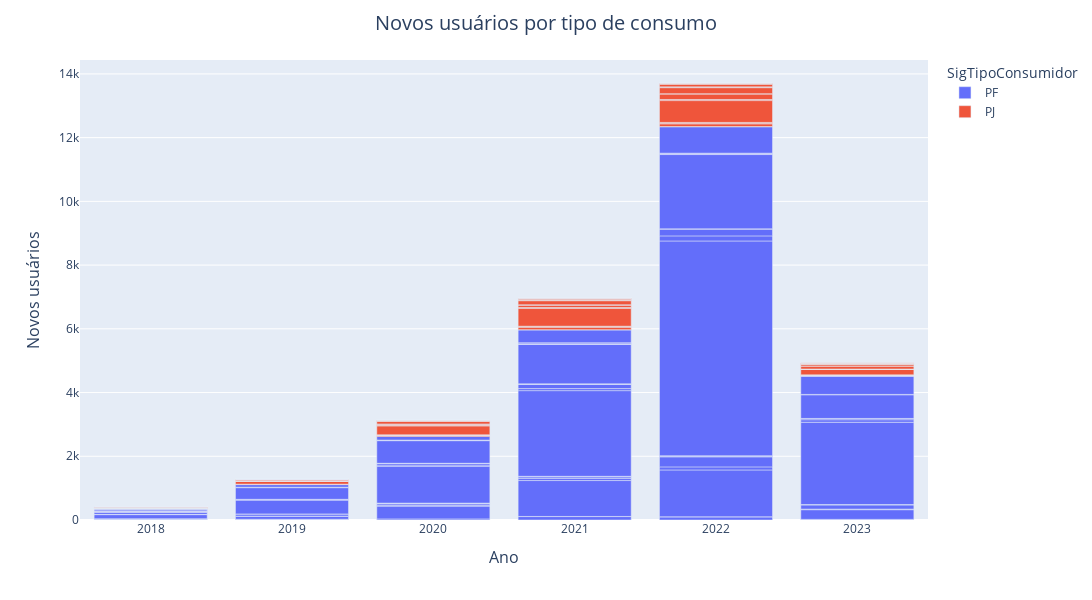
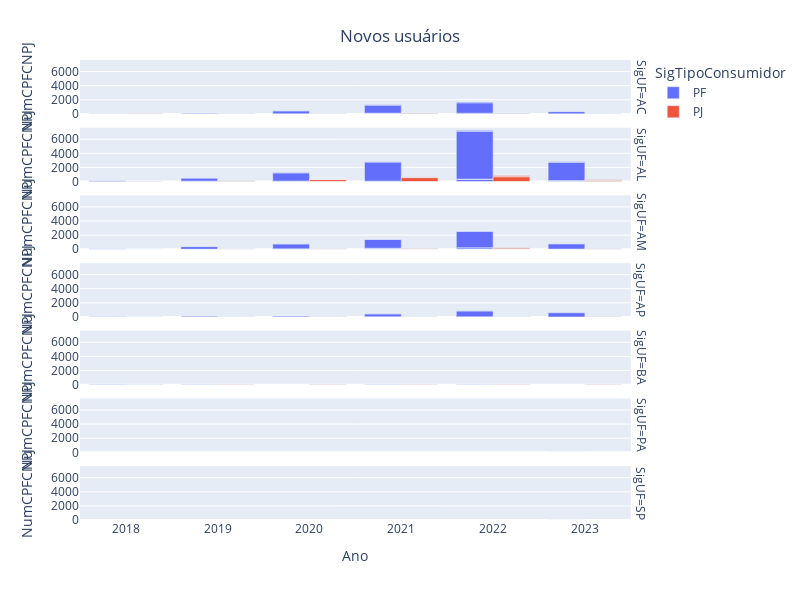

Notebook cell for these charts, in order:
### Markdown cell above
- SigTipoConsumigor (pf/pj) e SigUF(uf)
        - DscClasseConsumo (resid/comercial/industrial) e SigUF(uf)

### Code cell
# agrupa os dados
counts = df_clean.groupby(['Ano', 'SigUF','SigTipoConsumidor', 'DscClasseConsumo']).agg({'NumCPFCNPJ': 'nunique'}).reset_index()
# ERRADO - tx_anual_tipo = counts.groupby(['NumCPFCNPJ', 'SigTipoConsumidor'])['Ano'].apply(lambda x: x.pct_change().mean())
# ERRADO - tx_anual_classe = counts.groupby(['NumCPFCNPJ', 'DscClasseConsumo'])['Ano'].apply(lambda x: x.pct_change().mean())


# seria bom adicionar uma linha com a taxa de crescimento anual por Tipo de Consumidor
def grafico_novos_usuarios_tipo(counts):
    counts_filtered = counts.query('Ano >= 2018')
    fig_novos_tipo = px.bar(counts_filtered, x="Ano", y="NumCPFCNPJ", color='SigTipoConsumidor')
    fig_novos_tipo.update_layout(
        width=1200,
        height=600,
        xaxis_title='Ano',
        xaxis_title_font_size=16,
        yaxis_title='Novos usuários',
        yaxis_title_font_size=16,
        title='Novos usuários por tipo de consumo',
        title_font_size=20,
        title_x=.5
    )
    fig_novos_tipo.show()
grafico_novos_usuarios_tipo(counts)
#grafico_novos_usuarios_tipo(counts)


# Tornar a o eixo y variável pelo max de cada UF
def grafico_novos_usuarios_tipo_UF(counts):
    counts_filtered = counts.query('Ano >= 2018')
    fig_novos_tipo_uf = px.bar(counts_filtered, x="Ano", y="NumCPFCNPJ", color='SigTipoConsumidor',barmode="group", facet_row="SigUF")
    fig_novos_tipo_uf.update_layout(
        width=800,
        height=600,
        title={
        'text': "Novos usuários",
        'y':0.95,
        'x':0.5,
        'xanchor': 'center',
        'yanchor': 'top'}
        )

    fig_novos_tipo_uf.show()
grafico_novos_usuarios_tipo_UF(counts)

### Figure 1 — Plotly figure (JSON) as saved in the notebook; plotly's stock layout.template omitted (floating-point values rounded to 4 significant figures)
{"data": [{"alignmentgroup": "True", "hovertemplate": "SigTipoConsumidor=PF<br>Ano=%{x}<br>NumCPFCNPJ=%{y}<extra></extra>", "legendgroup": "PF", "marker": {"color": "#636efa", "pattern": {"shape": ""}}, "name": "PF", "offsetgroup": "PF", "orientation": "v", "showlegend": true, "textposition": "auto", "type": "bar", "x": [2018, 2018, 2018, 2018, 2018, 2018, 2018, 2018, 2018, 2018, 2018, 2018, 2018, 2018, 2018, 2018, 2019, 2019, 2019, 2019, 2019, 2019, 2019, 2019, 2019, 2019, 2019, 2019, 2019, 2019, 2020, 2020, 2020, 2020, 2020, 2020, 2020, 2020, 2020, 2020, 2020, 2020, 2020, 2020, 2020, 2021, 2021, 2021, 2021, 2021, 2021, 2021, 2021, 2021, 2021, 2021, 2021, 2021, 2021, 2021, 2021, 2021, 2021, 2021, 2021, 2022, 2022, 2022, 2022, 2022, 2022, 2022, 2022, 2022, 2022, 2022, 2022, 2022, 2022, 2022, 2022, 2022, 2022, 2023, 2023, 2023, 2023, 2023, 2023, 2023, 2023, 2023, 2023, 2023, 2023, 2023, 2023, 2023, 2023, 2023, 2023], "xaxis": "x", "y": [3, 1, 22, 12, 1, 131, 1, 5, 1, 68, 1, 33, 7, 1, 55, 4, 22, 1, 92, 6, 68, 3, 434, 10, 13, 367, 3, 10, 82, 3, 35, 401, 16, 57, 5, 16, 1156, 38, 53, 1, 2, 711, 3, 15, 113, 108, 1, 2, 1127, 63, 57, 1, 12, 2689, 64, 138, 9, 2, 1239, 12, 37, 1, 410, 1, 1, 101, 1, 1469, 96, 316, 21, 12, 6741, 160, 214, 6, 2332, 13, 27, 4, 832, 1, 2, 20, 304, 18, 134, 7, 2, 2583, 79, 37, 2, 1, 743, 9, 1, 1, 579, 2, 1], "yaxis": "y"}, {"alignmentgroup": "True", "hovertemplate": "SigTipoConsumidor=PJ<br>Ano=%{x}<br>NumCPFCNPJ=%{y}<extra></extra>", "legendgroup": "PJ", "marker": {"color": "#EF553B", "pattern": {"shape": ""}}, "name": "PJ", "offsetgroup": "PJ", "orientation": "v", "showlegend": true, "textposition": "auto", "type": "bar", "x": [2018, 2018, 2018, 2018, 2018, 2018, 2018, 2018, 2018, 2018, 2018, 2018, 2019, 2019, 2019, 2019, 2019, 2019, 2019, 2019, 2019, 2019, 2019, 2019, 2019, 2019, 2019, 2019, 2019, 2020, 2020, 2020, 2020, 2020, 2020, 2020, 2020, 2020, 2020, 2020, 2020, 2020, 2020, 2020, 2020, 2020, 2020, 2020, 2021, 2021, 2021, 2021, 2021, 2021, 2021, 2021, 2021, 2021, 2021, 2021, 2021, 2021, 2021, 2021, 2021, 2021, 2021, 2021, 2021, 2022, 2022, 2022, 2022, 2022, 2022, 2022, 2022, 2022, 2022, 2022, 2022, 2022, 2022, 2022, 2022, 2022, 2022, 2022, 2022, 2023, 2023, 2023, 2023, 2023, 2023, 2023, 2023, 2023, 2023, 2023, 2023, 2023, 2023, 2023, 2023], "xaxis": "x", "y": [5, 23, 3, 2, 5, 1, 1, 2, 13, 3, 5, 2, 9, 1, 1, 86, 7, 2, 5, 2, 33, 3, 1, 8, 11, 2, 2, 1, 1, 38, 3, 9, 1, 1, 280, 13, 7, 33, 7, 78, 9, 2, 20, 1, 13, 2, 2, 1, 85, 4, 2, 16, 1, 558, 23, 6, 80, 4, 2, 128, 11, 3, 38, 2, 22, 2, 2, 2, 2, 88, 5, 4, 30, 3, 685, 33, 2, 171, 11, 189, 21, 4, 74, 2, 35, 1, 1, 7, 1, 24, 1, 6, 2, 173, 8, 2, 91, 7, 47, 5, 18, 1, 17, 8, 1], "yaxis": "y"}], "layout": {"barmode": "relative", "height": 600, "legend": {"title": {"text": "SigTipoConsumidor"}, "tracegroupgap": 0}, "margin": {"t": 60}, "title": {"font": {"size": 20}, "text": "Novos usuários por tipo de consumo", "x": 0.5}, "width": 1200, "xaxis": {"anchor": "y", "domain": [0, 1], "title": {"font": {"size": 16}, "text": "Ano"}}, "yaxis": {"anchor": "x", "domain": [0, 1], "title": {"font": {"size": 16}, "text": "Novos usuários"}}}}

### Figure 2 — Plotly figure (JSON) as saved in the notebook; plotly's stock layout.template omitted (floating-point values rounded to 4 significant figures)
{"data": [{"alignmentgroup": "True", "hovertemplate": "SigTipoConsumidor=PF<br>SigUF=AC<br>Ano=%{x}<br>NumCPFCNPJ=%{y}<extra></extra>", "legendgroup": "PF", "marker": {"color": "#636efa", "pattern": {"shape": ""}}, "name": "PF", "offsetgroup": "PF", "orientation": "v", "showlegend": true, "textposition": "auto", "type": "bar", "x": [2018, 2018, 2018, 2019, 2019, 2019, 2019, 2020, 2020, 2020, 2021, 2021, 2021, 2021, 2021, 2022, 2022, 2022, 2022, 2023, 2023, 2023], "xaxis": "x7", "y": [3, 1, 22, 22, 1, 92, 6, 35, 401, 16, 108, 1, 2, 1127, 63, 101, 1, 1469, 96, 20, 304, 18], "yaxis": "y7"}, {"alignmentgroup": "True", "hovertemplate": "SigTipoConsumidor=PF<br>SigUF=AL<br>Ano=%{x}<br>NumCPFCNPJ=%{y}<extra></extra>", "legendgroup": "PF", "marker": {"color": "#636efa", "pattern": {"shape": ""}}, "name": "PF", "offsetgroup": "PF", "orientation": "v", "showlegend": false, "textposition": "auto", "type": "bar", "x": [2018, 2018, 2018, 2018, 2019, 2019, 2019, 2019, 2020, 2020, 2020, 2020, 2020, 2021, 2021, 2021, 2021, 2021, 2022, 2022, 2022, 2022, 2022, 2023, 2023, 2023, 2023, 2023], "xaxis": "x6", "y": [12, 1, 131, 1, 68, 3, 434, 10, 57, 5, 16, 1156, 38, 57, 1, 12, 2689, 64, 316, 21, 12, 6741, 160, 134, 7, 2, 2583, 79], "yaxis": "y6"}, {"alignmentgroup": "True", "hovertemplate": "SigTipoConsumidor=PF<br>SigUF=AM<br>Ano=%{x}<br>NumCPFCNPJ=%{y}<extra></extra>", "legendgroup": "PF", "marker": {"color": "#636efa", "pattern": {"shape": ""}}, "name": "PF", "offsetgroup": "PF", "orientation": "v", "showlegend": false, "textposition": "auto", "type": "bar", "x": [2018, 2018, 2018, 2018, 2019, 2019, 2019, 2020, 2020, 2020, 2020, 2020, 2021, 2021, 2021, 2021, 2021, 2022, 2022, 2022, 2022, 2023, 2023, 2023, 2023, 2023], "xaxis": "x5", "y": [5, 1, 68, 1, 13, 367, 3, 53, 1, 2, 711, 3, 138, 9, 2, 1239, 12, 214, 6, 2332, 13, 37, 2, 1, 743, 9], "yaxis": "y5"}, {"alignmentgroup": "True", "hovertemplate": "SigTipoConsumidor=PF<br>SigUF=AP<br>Ano=%{x}<br>NumCPFCNPJ=%{y}<extra></extra>", "legendgroup": "PF", "marker": {"color": "#636efa", "pattern": {"shape": ""}}, "name": "PF", "offsetgroup": "PF", "orientation": "v", "showlegend": false, "textposition": "auto", "type": "bar", "x": [2018, 2019, 2019, 2020, 2020, 2021, 2021, 2021, 2021, 2022, 2022, 2022, 2022, 2023, 2023, 2023], "xaxis": "x4", "y": [33, 10, 82, 15, 113, 37, 1, 410, 1, 27, 4, 832, 1, 1, 1, 579], "yaxis": "y4"}, {"alignmentgroup": "True", "hovertemplate": "SigTipoConsumidor=PF<br>SigUF=BA<br>Ano=%{x}<br>NumCPFCNPJ=%{y}<extra></extra>", "legendgroup": "PF", "marker": {"color": "#636efa", "pattern": {"shape": ""}}, "name": "PF", "offsetgroup": "PF", "orientation": "v", "showlegend": false, "textposition": "auto", "type": "bar", "x": [2018, 2018, 2018, 2018, 2019, 2021, 2022], "xaxis": "x3", "y": [7, 1, 55, 4, 3, 1, 2], "yaxis": "y3"}, {"alignmentgroup": "True", "hovertemplate": "SigTipoConsumidor=PF<br>SigUF=PA<br>Ano=%{x}<br>NumCPFCNPJ=%{y}<extra></extra>", "legendgroup": "PF", "marker": {"color": "#636efa", "pattern": {"shape": ""}}, "name": "PF", "offsetgroup": "PF", "orientation": "v", "showlegend": false, "textposition": "auto", "type": "bar", "x": [2023], "xaxis": "x2", "y": [2], "yaxis": "y2"}, {"alignmentgroup": "True", "hovertemplate": "SigTipoConsumidor=PF<br>SigUF=SP<br>Ano=%{x}<br>NumCPFCNPJ=%{y}<extra></extra>", "legendgroup": "PF", "marker": {"color": "#636efa", "pattern": {"shape": ""}}, "name": "PF", "offsetgroup": "PF", "orientation": "v", "showlegend": false, "textposition": "auto", "type": "bar", "x": [2023], "xaxis": "x", "y": [1], "yaxis": "y"}, {"alignmentgroup": "True", "hovertemplate": "SigTipoConsumidor=PJ<br>SigUF=AC<br>Ano=%{x}<br>NumCPFCNPJ=%{y}<extra></extra>", "legendgroup": "PJ", "marker": {"color": "#EF553B", "pattern": {"shape": ""}}, "name": "PJ", "offsetgroup": "PJ", "orientation": "v", "showlegend": true, "textposition": "auto", "type": "bar", "x": [2018, 2019, 2019, 2019, 2020, 2020, 2020, 2020, 2020, 2021, 2021, 2021, 2021, 2021, 2022, 2022, 2022, 2022, 2022, 2023, 2023, 2023, 2023], "xaxis": "x7", "y": [5, 9, 1, 1, 38, 3, 9, 1, 1, 85, 4, 2, 16, 1, 88, 5, 4, 30, 3, 24, 1, 6, 2], "yaxis": "y7"}, {"alignmentgroup": "True", "hovertemplate": "SigTipoConsumidor=PJ<br>SigUF=AL<br>Ano=%{x}<br>NumCPFCNPJ=%{y}<extra></extra>", "legendgroup": "PJ", "marker": {"color": "#EF553B", "pattern": {"shape": ""}}, "name": "PJ", "offsetgroup": "PJ", "orientation": "v", "showlegend": false, "textposition": "auto", "type": "bar", "x": [2018, 2018, 2018, 2019, 2019, 2019, 2019, 2019, 2020, 2020, 2020, 2020, 2020, 2021, 2021, 2021, 2021, 2021, 2021, 2022, 2022, 2022, 2022, 2022, 2023, 2023, 2023, 2023, 2023], "xaxis": "x6", "y": [23, 3, 2, 86, 7, 2, 5, 2, 280, 13, 7, 33, 7, 558, 23, 6, 80, 4, 2, 685, 33, 2, 171, 11, 173, 8, 2, 91, 7], "yaxis": "y6"}, {"alignmentgroup": "True", "hovertemplate": "SigTipoConsumidor=PJ<br>SigUF=AM<br>Ano=%{x}<br>NumCPFCNPJ=%{y}<extra></extra>", "legendgroup": "PJ", "marker": {"color": "#EF553B", "pattern": {"shape": ""}}, "name": "PJ", "offsetgroup": "PJ", "orientation": "v", "showlegend": false, "textposition": "auto", "type": "bar", "x": [2018, 2018, 2019, 2019, 2019, 2019, 2020, 2020, 2020, 2020, 2020, 2021, 2021, 2021, 2021, 2021, 2022, 2022, 2022, 2022, 2022, 2023, 2023, 2023, 2023], "xaxis": "x5", "y": [5, 1, 33, 3, 1, 8, 78, 9, 2, 20, 1, 128, 11, 3, 38, 2, 189, 21, 4, 74, 2, 47, 5, 18, 1], "yaxis": "y5"}, {"alignmentgroup": "True", "hovertemplate": "SigTipoConsumidor=PJ<br>SigUF=AP<br>Ano=%{x}<br>NumCPFCNPJ=%{y}<extra></extra>", "legendgroup": "PJ", "marker": {"color": "#EF553B", "pattern": {"shape": ""}}, "name": "PJ", "offsetgroup": "PJ", "orientation": "v", "showlegend": false, "textposition": "auto", "type": "bar", "x": [2018, 2018, 2019, 2019, 2019, 2019, 2020, 2020, 2020, 2021, 2021, 2021, 2021, 2022, 2022, 2022, 2022, 2023, 2023], "xaxis": "x4", "y": [1, 2, 11, 2, 2, 1, 13, 2, 2, 22, 2, 2, 2, 35, 1, 1, 7, 17, 8], "yaxis": "y4"}, {"alignmentgroup": "True", "hovertemplate": "SigTipoConsumidor=PJ<br>SigUF=BA<br>Ano=%{x}<br>NumCPFCNPJ=%{y}<extra></extra>", "legendgroup": "PJ", "marker": {"color": "#EF553B", "pattern": {"shape": ""}}, "name": "PJ", "offsetgroup": "PJ", "orientation": "v", "showlegend": false, "textposition": "auto", "type": "bar", "x": [2018, 2018, 2018, 2018, 2019, 2020, 2021, 2022, 2023], "xaxis": "x3", "y": [13, 3, 5, 2, 1, 1, 2, 1, 1], "yaxis": "y3"}], "layout": {"annotations": [{"font": {}, "showarrow": false, "text": "SigUF=SP", "textangle": 90, "x": 0.98, "xanchor": "left", "xref": "paper", "y": 0.05857, "yanchor": "middle", "yref": "paper"}, {"font": {}, "showarrow": false, "text": "SigUF=PA", "textangle": 90, "x": 0.98, "xanchor": "left", "xref": "paper", "y": 0.2057, "yanchor": "middle", "yref": "paper"}, {"font": {}, "showarrow": false, "text": "SigUF=BA", "textangle": 90, "x": 0.98, "xanchor": "left", "xref": "paper", "y": 0.3529, "yanchor": "middle", "yref": "paper"}, {"font": {}, "showarrow": false, "text": "SigUF=AP", "textangle": 90, "x": 0.98, "xanchor": "left", "xref": "paper", "y": 0.5, "yanchor": "middle", "yref": "paper"}, {"font": {}, "showarrow": false, "text": "SigUF=AM", "textangle": 90, "x": 0.98, "xanchor": "left", "xref": "paper", "y": 0.6471, "yanchor": "middle", "yref": "paper"}, {"font": {}, "showarrow": false, "text": "SigUF=AL", "textangle": 90, "x": 0.98, "xanchor": "left", "xref": "paper", "y": 0.7943, "yanchor": "middle", "yref": "paper"}, {"font": {}, "showarrow": false, "text": "SigUF=AC", "textangle": 90, "x": 0.98, "xanchor": "left", "xref": "paper", "y": 0.9414, "yanchor": "middle", "yref": "paper"}], "barmode": "group", "height": 600, "legend": {"title": {"text": "SigTipoConsumidor"}, "tracegroupgap": 0}, "margin": {"t": 60}, "title": {"text": "Novos usuários", "x": 0.5, "xanchor": "center", "y": 0.95, "yanchor": "top"}, "width": 800, "xaxis": {"anchor": "y", "domain": [0, 0.98], "title": {"text": "Ano"}}, "xaxis2": {"anchor": "y2", "domain": [0, 0.98], "matches": "x", "showticklabels": false}, "xaxis3": {"anchor": "y3", "domain": [0, 0.98], "matches": "x", "showticklabels": false}, "xaxis4": {"anchor": "y4", "domain": [0, 0.98], "matches": "x", "showticklabels": false}, "xaxis5": {"anchor": "y5", "domain": [0, 0.98], "matches": "x", "showticklabels": false}, "xaxis6": {"anchor": "y6", "domain": [0, 0.98], "matches": "x", "showticklabels": false}, "xaxis7": {"anchor": "y7", "domain": [0, 0.98], "matches": "x", "showticklabels": false}, "yaxis": {"anchor": "x", "domain": [0, 0.1171], "title": {"text": "NumCPFCNPJ"}}, "yaxis2": {"anchor": "x2", "domain": [0.1471, 0.2643], "matches": "y", "title": {"text": "NumCPFCNPJ"}}, "yaxis3": {"anchor": "x3", "domain": [0.2943, 0.4114], "matches": "y", "title": {"text": "NumCPFCNPJ"}}, "yaxis4": {"anchor": "x4", "domain": [0.4414, 0.5586], "matches": "y", "title": {"text": "NumCPFCNPJ"}}, "yaxis5": {"anchor": "x5", "domain": [0.5886, 0.7057], "matches": "y", "title": {"text": "NumCPFCNPJ"}}, "yaxis6": {"anchor": "x6", "domain": [0.7357, 0.8529], "matches": "y", "title": {"text": "NumCPFCNPJ"}}, "yaxis7": {"anchor": "x7", "domain": [0.8829, 1.0], "matches": "y", "title": {"text": "NumCPFCNPJ"}}}}
